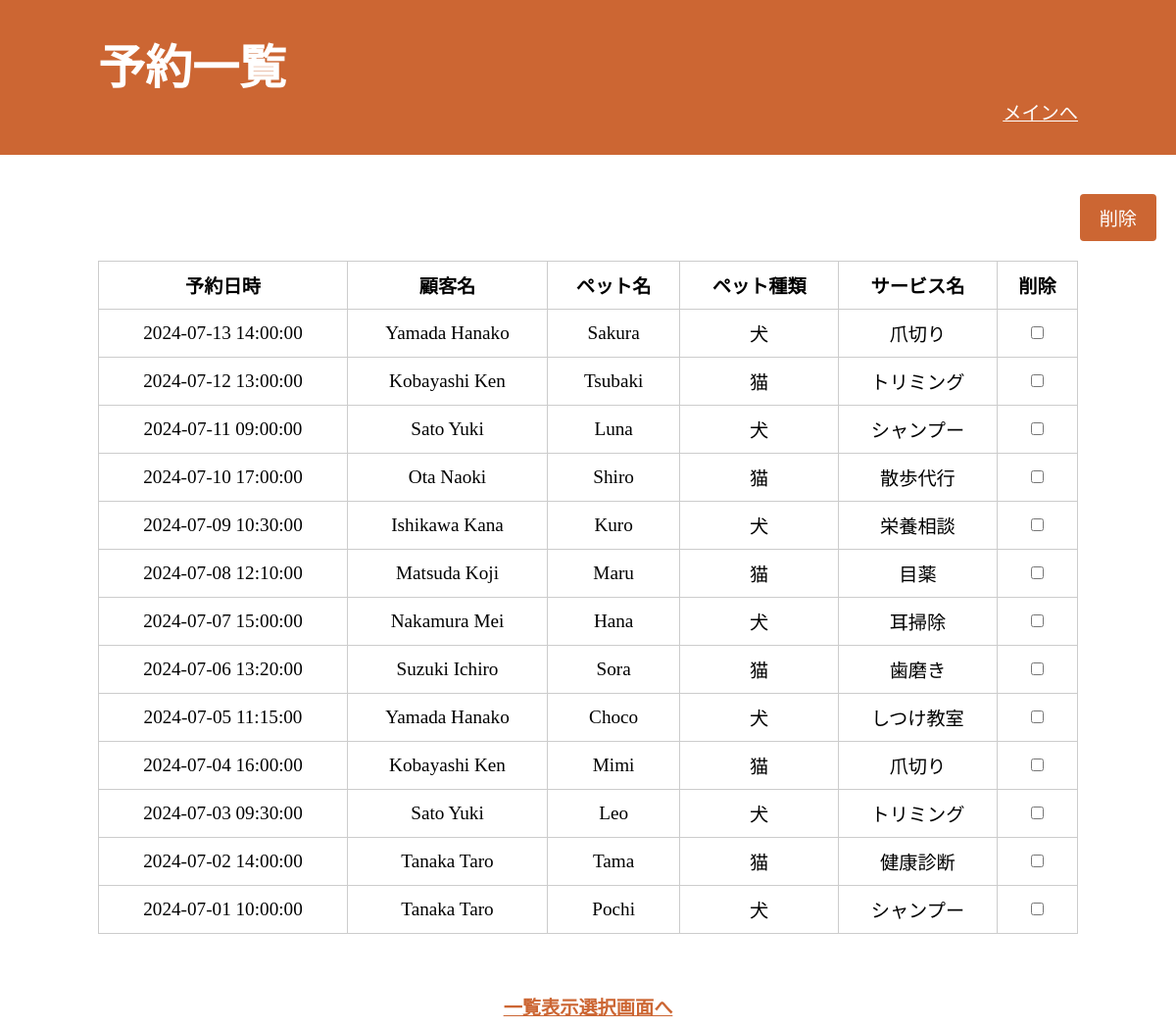
/appointment_list.php (signed in), run on the app's committed database.
### tables this page shows
CREATE TABLE appointments (
    appointment_id INT AUTO_INCREMENT PRIMARY KEY,
    customer_id INT NOT NULL,
    service_id INT NOT NULL,
    pet_id INT NOT NULL,
    appointment_date DATETIME NOT NULL,
    registration_date TIMESTAMP DEFAULT CURRENT_TIMESTAMP,

    INDEX (customer_id),
    INDEX (service_id),
    INDEX (pet_id),

    CONSTRAINT fk_appoint_customer FOREIGN KEY (customer_id) REFERENCES customers(customer_id) ON DELETE CASCADE,
    CONSTRAINT fk_appoint_service FOREIGN KEY (service_id) REFERENCES services(service_id) ON DELETE CASCADE,
    CONSTRAINT fk_appoint_pet FOREIGN KEY (pet_id) REFERENCES pets(pet_id) ON DELETE CASCADE
);

CREATE TABLE customers (
    customer_id INT AUTO_INCREMENT PRIMARY KEY,
    customer_name VARCHAR(100) NOT NULL,
    customer_mail VARCHAR(100) UNIQUE,
    customer_number VARCHAR(15) UNIQUE,
    customer_zipcode INT(7) NOT NULL,
    address VARCHAR(255) NOT NULL
);

CREATE TABLE pets (
    pet_id INT AUTO_INCREMENT PRIMARY KEY,
    customer_id INT NOT NULL,
    pet_name VARCHAR(50) NOT NULL,
    pet_weight INT NOT NULL,
    pet_type VARCHAR(50) NOT NULL,
    pet_size VARCHAR(50) NOT NULL,
    pet_DOB DATE NOT NULL,
    FOREIGN KEY (customer_id) REFERENCES customers(customer_id) ON DELETE CASCADE
);

CREATE TABLE services (
    service_id INT AUTO_INCREMENT PRIMARY KEY,
    service_name VARCHAR(100) NOT NULL,
    service_price INT(11) NOT NULL,
    pet_type VARCHAR(100) NOT NULL,
    pet_size VARCHAR(100) NOT NULL
);

### includes/functions.php (called while the page is built, shortened)
<?php
function xss($data) {
    return htmlspecialchars(trim($data), ENT_QUOTES, 'UTF-8');
}
?>

### public/appointment_list.php (the view, shortened to what this page needs)
<?php
require_once(__DIR__ . '/../includes/functions.php');
require_once(__DIR__ . '/history_update.php');
try {
    $stmt = $pdo->query("SELECT customers.customer_name, pets.pet_name, pets.pet_type, services.service_name, appointments.appointment_date, appointments.appointment_id
        FROM appointments
        JOIN customers ON appointments.customer_id = customers.customer_id
        JOIN pets ON appointments.pet_id = pets.pet_id
        JOIN services ON appointments.service_id = services.service_id
        ORDER BY appointment_date DESC");
    $appointments = $stmt->fetchAll(PDO::FETCH_ASSOC);
} catch (PDOException $e) {
    $message = "予約一覧を取得できませんでした: " . $e->getMessage();
}
?>
<!DOCTYPE html>
<html lang="ja">
<head>
    <link rel="stylesheet" href="assets/css/style.css" type="text/css">
</head>
<body>
    <div>
        <header>
            <h1>予約一覧</h1>
            <nav>
                <ul>
                    <li><a href="main.php">メインへ</a></li>
                </ul>
            </nav>
        </header>
        <main>
            <?php if (!empty($appointments)): ?>
                <form method="post" action="appointment_delete.php">
                    <div style="display: flex; justify-content: flex-end;">
                        <button type="button" class="history_delete_btn" onclick=confirmdelete()>削除</button>
                    </div>
                    <table class="history_table">
                        <thead>
                            <tr>
                                <th>予約日時</th>
                                <th>顧客名</th>
                                <th>ペット名</th>
                                <th>ペット種類</th>
                                <th>サービス名</th>
                                <th>削除</th>
                            </tr>
                        </thead>
                        <tbody>
                            <?php foreach ($appointments as $appointment): ?>
                                <tr>
                                    <td><?= xss($appointment['appointment_date']) ?></td>
                                    <td><?= xss($appointment['customer_name']) ?></td>
                                    <td><?= xss($appointment['pet_name']) ?></td>
                                    <td><?= xss($appointment['pet_type']) ?></td>
                                    <td><?= xss($appointment['service_name']) ?></td>
                                    <td>
                                        <input type="checkbox" name="appointment_ids[]" value="<?= xss($appointment['appointment_id']) ?>">
                                    </td>
                                </tr>
                            <?php endforeach; ?>
                        </tbody>
                    </table>
                </form>
            <?php else: ?>
                <p>登録された予約が見つかりません。</p>
            <?php endif; ?>
        </main>
    </div>
    <div class="link" style="text-align: center; margin-top: 20px;">
        <a href="list_select.php">一覧表示選択画面へ</a>
    </div>
</body>
</html>

### public/assets/css/style.css (style rules this page uses)
* { margin: 0; padding: 0; list-style: none; font-size: 100%; border: none; }
*, *::before, *::after { box-sizing: border-box; }
html { font-size: 1.2rem; }
header { width: 100%; height: 30%; padding: 30px 100px; background-color: #CC6633; }
header h1 { font-size: 2.5rem; color: #FFFFFF; }
header nav { text-align: right; }
header li a { color: #FFFFFF; }
main { height: 60%; padding-top: 20px; padding-bottom: 40px; }
input, select { border: 1px solid; }
button { border: 1px solid; }
table, th, td { border: 1px solid; margin: 0 auto; }
.link { text-align: center; margin-top: 20px; }
.link a { color: #CC6633; font-weight: bold; padding: 10px 20px; }
.history_delete_btn { display: flex; margin: 20px; padding: 10px 20px; background-color: #CC6633; color: white; border: none; border-radius: 4px; cursor: pointer; }
.history_table { width: 100%; max-width: 1000px; border-collapse: collapse; margin: 0 auto; background-color: white; table-layout: auto; }
.history_table th, .history_table td { padding: 10px; border: 1px solid #ccc; text-align: center; white-space: nowrap; }

### data on the page
appointments: appointment_date "2024-07-13 14:00:00", customer.customer_name "Yamada Hanako", pet.pet_name "Sakura", pet.pet_type "犬", service.service_name "爪切り"
appointments: appointment_date "2024-07-12 13:00:00", customer.customer_name "Kobayashi Ken", pet.pet_name "Tsubaki", pet.pet_type "猫", service.service_name "トリミング"
appointments: appointment_date "2024-07-11 09:00:00", customer.customer_name "Sato Yuki", pet.pet_name "Luna", pet.pet_type "犬", service.service_name "シャンプー"
appointments: appointment_date "2024-07-10 17:00:00", customer.customer_name "Ota Naoki", pet.pet_name "Shiro", pet.pet_type "猫", service.service_name "散歩代行"
appointments: appointment_date "2024-07-09 10:30:00", customer.customer_name "Ishikawa Kana", pet.pet_name "Kuro", pet.pet_type "犬", service.service_name "栄養相談"
appointments: appointment_date "2024-07-08 12:10:00", customer.customer_name "Matsuda Koji", pet.pet_name "Maru", pet.pet_type "猫", service.service_name "目薬"
appointments: appointment_date "2024-07-07 15:00:00", customer.customer_name "Nakamura Mei", pet.pet_name "Hana", pet.pet_type "犬", service.service_name "耳掃除"
appointments: appointment_date "2024-07-06 13:20:00", customer.customer_name "Suzuki Ichiro", pet.pet_name "Sora", pet.pet_type "猫", service.service_name "歯磨き"
appointments: appointment_date "2024-07-05 11:15:00", customer.customer_name "Yamada Hanako", pet.pet_name "Choco", pet.pet_type "犬", service.service_name "しつけ教室"
appointments: appointment_date "2024-07-04 16:00:00", customer.customer_name "Kobayashi Ken", pet.pet_name "Mimi", pet.pet_type "猫", service.service_name "爪切り"
appointments: appointment_date "2024-07-03 09:30:00", customer.customer_name "Sato Yuki", pet.pet_name "Leo", pet.pet_type "犬", service.service_name "トリミング"
appointments: appointment_date "2024-07-02 14:00:00", customer.customer_name "Tanaka Taro", pet.pet_name "Tama", pet.pet_type "猫", service.service_name "健康診断"
appointments: appointment_date "2024-07-01 10:00:00", customer.customer_name "Tanaka Taro", pet.pet_name "Pochi", pet.pet_type "犬", service.service_name "シャンプー"
